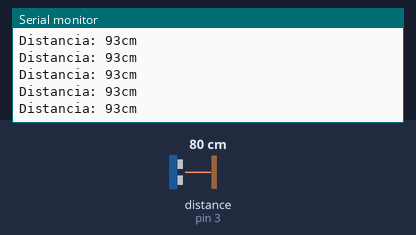
A sketch run on a simulated Arduino Uno, built with avr-gcc and run on an emulated ATmega328P. Parts: the last lines printed to the serial monitor. Wiring (inferred from the names in the program): ultrasonic range finder: trigger pin 2; echo pin 3. The test bench sets the inputs (shaded band); at power-on: distance to the obstacle (sensor on pin 3) 80 cm. The echo pulse lasts 58.3 µs per cm.

Above: at 1.2 s.
1.3 s: distance to the obstacle (sensor on pin 3) set to 2 cm
At 1.56 s:
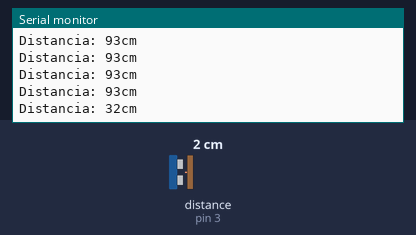
2.8 s: distance to the obstacle (sensor on pin 3) set to 35 cm
At 2.91 s:
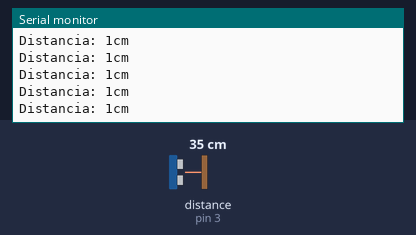
Timing chart, 0 to 5.8 s (numbered marks = the images above; inputs shaded):
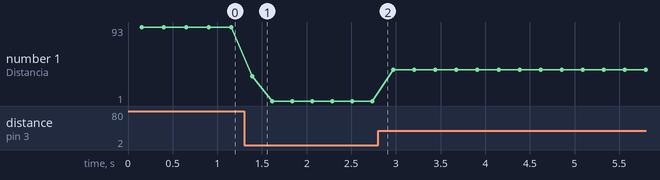

The sketch:

ultrasonico_promedio_argos_avanzado.ino
```cpp
const int Trigger = 2;   //Pin digital 2 para el Trigger del sensor
const int Echo = 3;   //Pin digital 3 para el Echo del sensor
long t; //timepo que demora en llegar el eco
long d; //distancia en centimetros
long promedio; // variable que nos ayduara a calcular los promedios

void setup() {
  Serial.begin(9600);//iniciailzamos la comunicación
  pinMode(Trigger, OUTPUT); //pin como salida
  pinMode(Echo, INPUT);  //pin como entrada
  digitalWrite(Trigger, LOW);//Inicializamos el pin con 0

}

void loop()
{

  promedio = 0; //se da un valor inicial


  for( int x = 0; x <=5 ; x++){
  digitalWrite(Trigger, HIGH);
  delayMicroseconds(10);          //Enviamos un pulso de 10us
  digitalWrite(Trigger, LOW);

  t = pulseIn(Echo, HIGH); //obtenemos el ancho del pulso
  d = t/59;             //escalamos el tiempo a una distancia en cm

  delay(10); //usamos un delay de 10milisegundos para no saturar la memoria

  promedio = promedio + d;

  delay(10);

  }

  d = promedio/5;  // la división debe ser igual al valor que manejemos en las muestras


  Serial.print("Distancia: ");
  Serial.print(d);      //Enviamos serialmente el valor de la distancia
  Serial.print("cm");
  Serial.println();
  delay(100);          //Hacemos una pausa de 100ms
}
```

Measured:
- after the input at 1.3 s, the serial monitor: prints a new line after 0.09 s (image 1)
- plotted number 1: 93 → 1 after the input at 1.3 s, 1 → 40 after the input at 2.8 s
